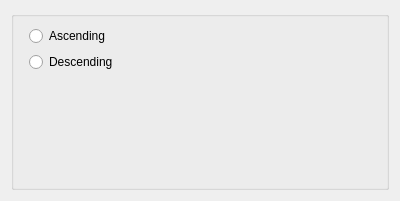
<?xml version="1.0" encoding="UTF-8"?>
<ui version="4.0">
 <class>SortMatrixDialog</class>
 <widget class="QDialog" name="SortMatrixDialog">
  <property name="geometry">
   <rect>
    <x>0</x>
    <y>0</y>
    <width>400</width>
    <height>201</height>
   </rect>
  </property>
  <property name="sizePolicy">
   <sizepolicy hsizetype="Fixed" vsizetype="Fixed">
    <horstretch>0</horstretch>
    <verstretch>0</verstretch>
   </sizepolicy>
  </property>
  <property name="minimumSize">
   <size>
    <width>300</width>
    <height>120</height>
   </size>
  </property>
  <property name="windowTitle">
   <string>Dialog</string>
  </property>
  <layout class="QVBoxLayout" name="verticalLayout">
   <item>
    <widget class="QGroupBox" name="groupBox">
     <property name="title">
      <string/>
     </property>
     <layout class="QFormLayout" name="formLayout">
      <property name="fieldGrowthPolicy">
       <enum>QFormLayout::FieldsStayAtSizeHint</enum>
      </property>
      <item row="3" column="1">
       <widget class="QRadioButton" name="descendButton_">
        <property name="text">
         <string>Descending</string>
        </property>
       </widget>
      </item>
      <item row="2" column="1">
       <widget class="QRadioButton" name="ascendButton_">
        <property name="text">
         <string>Ascending</string>
        </property>
       </widget>
      </item>
     </layout>
    </widget>
   </item>
  </layout>
 </widget>
 <resources/>
 <connections/>
</ui>
